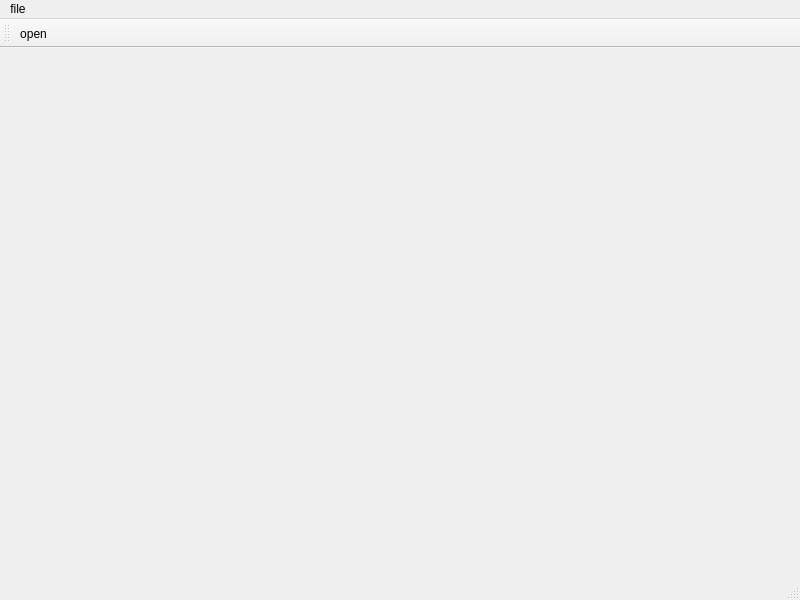
<?xml version="1.0" encoding="UTF-8"?>
<ui version="4.0">
 <class>MainWindow</class>
 <widget class="QMainWindow" name="MainWindow">
  <property name="geometry">
   <rect>
    <x>0</x>
    <y>0</y>
    <width>800</width>
    <height>600</height>
   </rect>
  </property>
  <property name="windowTitle">
   <string>MainWindow</string>
  </property>
  <widget class="QWidget" name="centralwidget"/>
  <widget class="QMenuBar" name="menubar">
   <property name="geometry">
    <rect>
     <x>0</x>
     <y>0</y>
     <width>800</width>
     <height>21</height>
    </rect>
   </property>
   <widget class="QMenu" name="menufile">
    <property name="title">
     <string>file</string>
    </property>
    <addaction name="actionopen"/>
   </widget>
   <addaction name="menufile"/>
  </widget>
  <widget class="QStatusBar" name="statusbar"/>
  <widget class="QToolBar" name="toolBar">
   <property name="windowTitle">
    <string>toolBar</string>
   </property>
   <attribute name="toolBarArea">
    <enum>TopToolBarArea</enum>
   </attribute>
   <attribute name="toolBarBreak">
    <bool>false</bool>
   </attribute>
   <addaction name="actionopen"/>
  </widget>
  <action name="actionopen">
   <property name="text">
    <string>open</string>
   </property>
  </action>
 </widget>
 <resources/>
 <connections/>
</ui>
